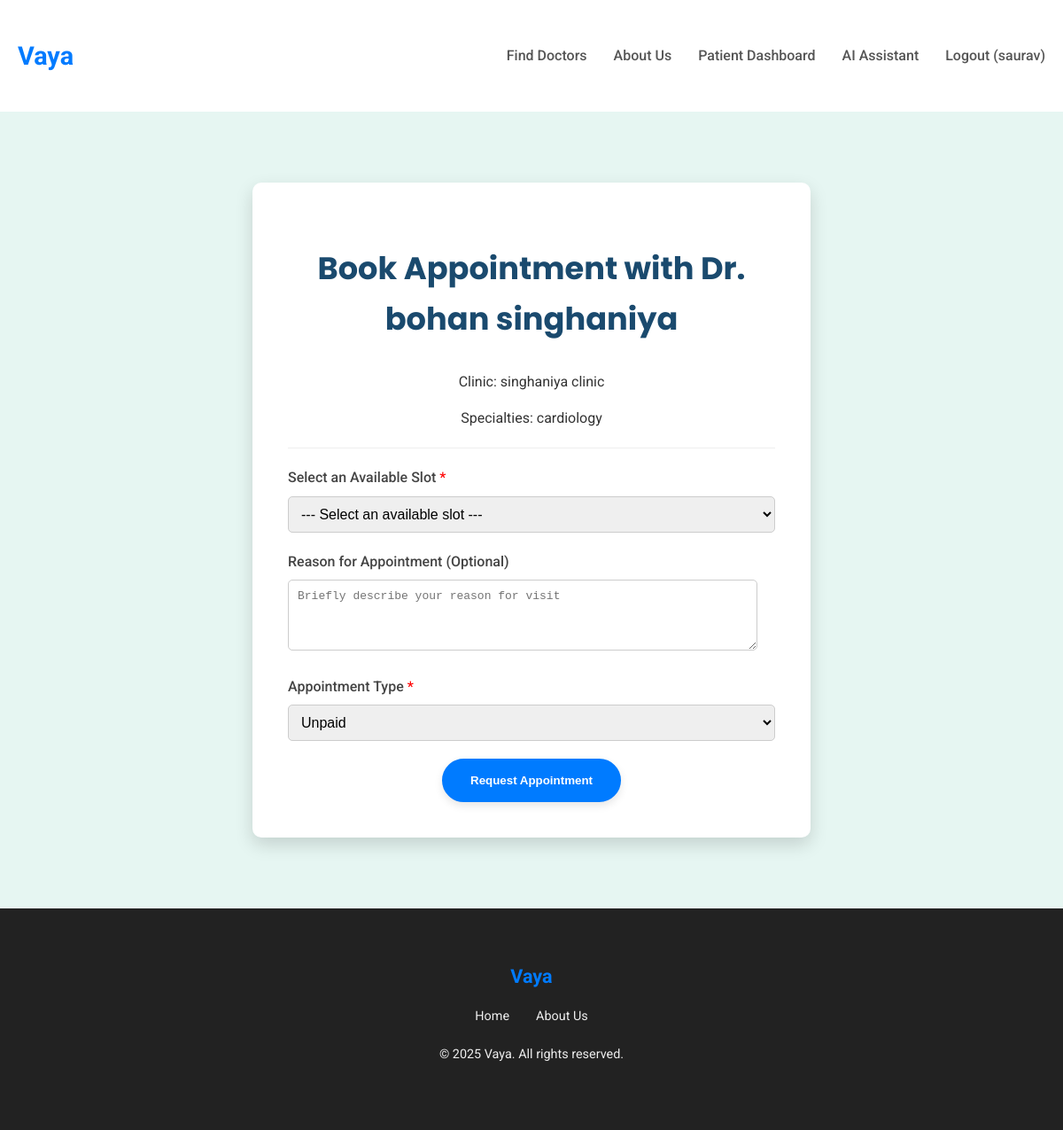
/doctors/1/book-appointment/ (signed in), run on an earlier commit of the app's database.
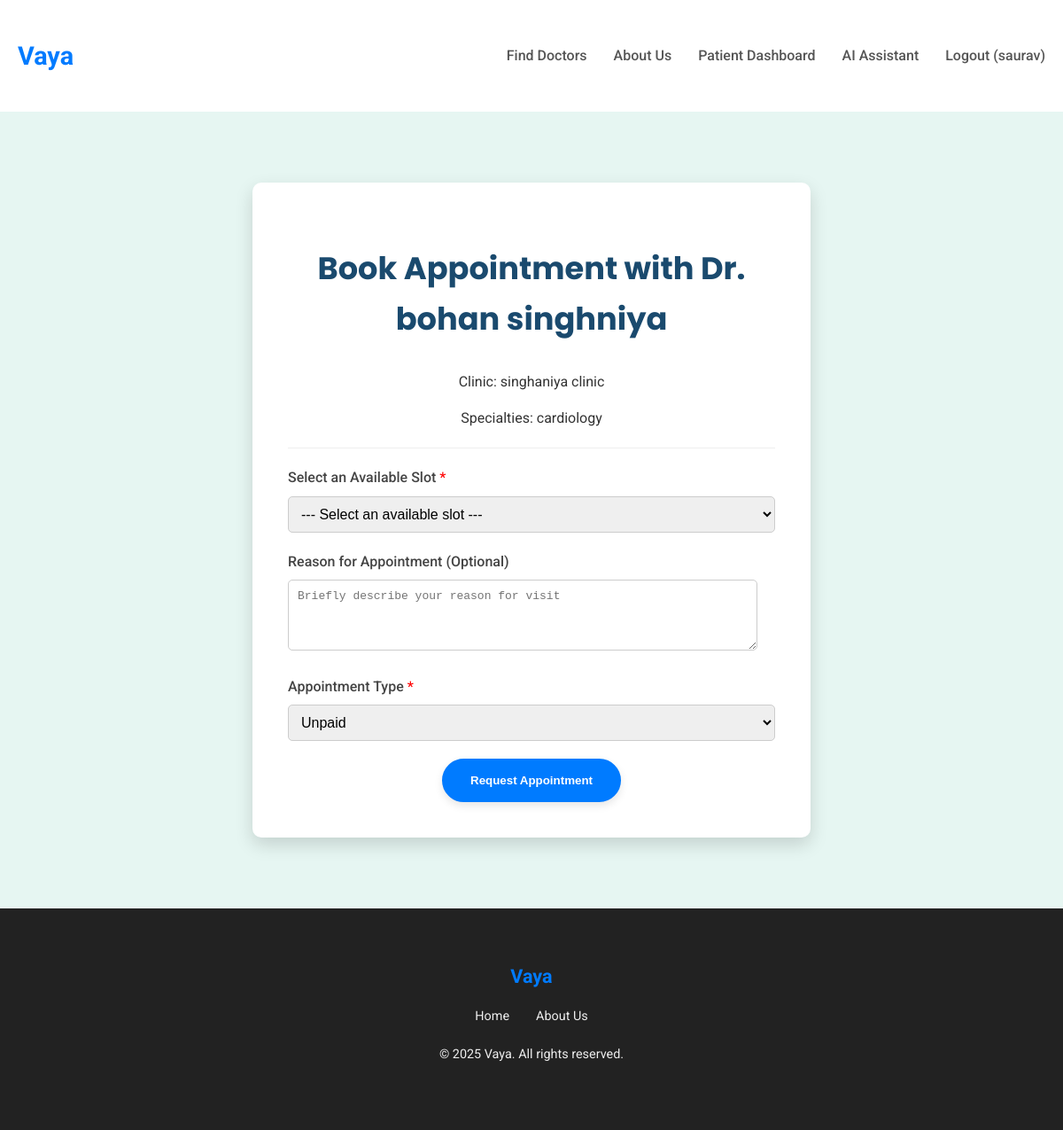
And on a later commit of the database.
### doctors/models.py (models this page shows, shortened)
class Doctor(models.Model):
    user = models.OneToOneField(CustomUser, on_delete=models.SET_NULL, null=True, blank=True, related_name='doctor_login_profile')
    full_name = models.CharField(max_length=200)
    specialties = models.ManyToManyField(Specialty, blank=True, related_name='doctors')
    clinic_name = models.CharField(max_length=200)
    clinic_address = models.TextField()
    contact_phone = models.CharField(max_length=15, unique=True)
    contact_email = models.EmailField(unique=True, blank=True, null=True)
    qualifications = models.TextField(blank=True, null=True)
    is_approved = models.BooleanField(default=False)
    created_at = models.DateTimeField(auto_now_add=True)
    working_days = models.CharField(
        max_length=100,
        blank=True,
        null=True,
        help_text="E.g., Mon-Fri, Mon,Wed,Fri, or All Weekends"
    )
    start_time = models.TimeField(blank=True, null=True)
    end_time = models.TimeField(blank=True, null=True)
    class Meta:
        ordering = ['full_name']

### doctors/views.py (the view)
# urls.py: path('<int:doctor_id>/book-appointment/', views.book_appointment, name='book_appointment'),
@login_required
def book_appointment(request, doctor_id):
    doctor = get_object_or_404(Doctor, id=doctor_id, is_approved=True)
    try:
        logged_in_doctor_profile = request.user.doctor_login_profile
        messages.error(request, "Doctors cannot book appointments for themselves using this form.")
        return redirect('doctor_dashboard')
    except Doctor.DoesNotExist:
        pass
    if request.method == 'POST':
        form = AppointmentBookingForm(request.POST, doctor=doctor)
        if form.is_valid():
            selected_slot = form.cleaned_data['available_slot']
            if Appointment.objects.filter(
                appointment_slot=selected_slot,
                status__in=['pending', 'confirmed']
            ).exists():
                messages.error(request, "This slot is no longer available. Please select another time.")
                form = AppointmentBookingForm(doctor=doctor) # Re-initialize form with doctor to refresh slots
                context = {'doctor': doctor, 'form': form}
                return render(request, 'doctors/book_appointment.html', context)
            appointment = form.save(commit=False)
            appointment.patient = request.user
            appointment.doctor = doctor
            appointment.appointment_date = selected_slot.date # Set date from slot
            appointment.appointment_time = selected_slot.start_time # Set time from slot (start_time of slot)
            appointment.appointment_slot = selected_slot # <--- IMPORTANT: Link to the selected slot
            appointment.save()
            selected_slot.is_available = False
            selected_slot.save()
            messages.success(request, f"Your appointment with Dr. {doctor.full_name} on {appointment.appointment_date} at {appointment.appointment_time} has been requested. It is currently pending confirmation.")
            return redirect('appointment_success')
        else:
            messages.error(request, 'Please correct the errors below.')
    else: # GET request
        form = AppointmentBookingForm(doctor=doctor)
    context = {
        'doctor': doctor,
        'form': form,
    }
    return render(request, 'doctors/book_appointment.html', context)

### doctors/forms.py (shortened to what this page needs)
class AppointmentBookingForm(forms.ModelForm):
    appointment_date = forms.DateField(
        widget=forms.DateInput(attrs={'type': 'date', 'class': 'form-control'}),
        label="Preferred Date"
    )
    appointment_time = forms.TimeField(
        widget=forms.TimeInput(attrs={'type': 'time', 'class': 'form-control'}),
        label="Preferred Time"
    )
    class Meta:
        model = Appointment
        fields = ['appointment_date', 'appointment_time', 'reason', 'appointment_type']
        labels = {
            'reason': 'Reason for Appointment (Optional)',
            'appointment_type': 'Appointment Type'
        }
        widgets = {
            'reason': forms.Textarea(attrs={'rows': 3, 'placeholder': 'Briefly describe your reason for visit'}),
            'appointment_type': forms.Select(attrs={'class': 'form-control'})
        }

### templates/doctors/book_appointment.html (shortened to what this page needs)
{% extends 'base.html' %}
{% block content %}
    <section class="booking-section">
        <div class="container">
            <div class="booking-card">
                <h2>Book Appointment with Dr. {{ doctor.full_name }}</h2>
                <p>Clinic: {{ doctor.clinic_name }}</p>
                <p>Specialties:
                    {% for specialty in doctor.specialties.all %}
                        {{ specialty.name }}{% if not forloop.last %}, {% endif %}
                    {% empty %}
                        N/A
                    {% endfor %}
                </p>
                <hr style="margin: 20px 0; border: 0; border-top: 1px solid #eee;">
                <form method="post">
                    <div class="form-group">
                        <label for="{{ form.available_slot.id_for_label }}">Select an Available Slot <span style="color: red;">*</span></label>
                        {{ form.available_slot }}
                    </div>
                    <div class="form-group">
                        <label for="{{ form.reason.id_for_label }}">Reason for Appointment (Optional)</label>
                        {{ form.reason }}
                    </div>
                    <div class="form-group">
                        <label for="{{ form.appointment_type.id_for_label }}">Appointment Type <span style="color: red;">*</span></label>
                        {{ form.appointment_type }}
                    </div>
                    <button type="submit" class="btn-primary">Request Appointment</button>
                </form>
            </div>
        </div>
    </section>
{% endblock %}

What changed in the data, as far as the page shows it:
changed Doctor "singhaniya clinic": full_name "bohan singhaniya" → "bohan singhniya"
